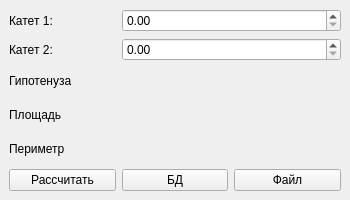
<?xml version="1.0" encoding="UTF-8"?>
<ui version="4.0">
 <class>MainWindow</class>
 <widget class="QMainWindow" name="MainWindow">
  <property name="geometry">
   <rect>
    <x>0</x>
    <y>0</y>
    <width>350</width>
    <height>200</height>
   </rect>
  </property>
  <property name="windowTitle">
   <string>Рассчет треугольников</string>
  </property>
  <property name="windowIcon">
   <iconset theme=":/newPrefix/icon.ico">
    <normaloff>.</normaloff>.</iconset>
  </property>
  <widget class="QWidget" name="centralwidget">
   <layout class="QGridLayout" name="gridLayout">
    <item row="1" column="0">
     <widget class="QLabel" name="label_2">
      <property name="text">
       <string>Катет 2:</string>
      </property>
     </widget>
    </item>
    <item row="5" column="2">
     <widget class="QPushButton" name="fileBtn">
      <property name="text">
       <string>Файл</string>
      </property>
     </widget>
    </item>
    <item row="0" column="1" colspan="2">
     <widget class="QDoubleSpinBox" name="firstSideNum"/>
    </item>
    <item row="2" column="1" colspan="2">
     <widget class="QLabel" name="Hyp">
      <property name="text">
       <string/>
      </property>
     </widget>
    </item>
    <item row="1" column="1" colspan="2">
     <widget class="QDoubleSpinBox" name="secondSideNum"/>
    </item>
    <item row="0" column="0">
     <widget class="QLabel" name="label">
      <property name="text">
       <string>Катет 1:</string>
      </property>
     </widget>
    </item>
    <item row="5" column="1">
     <widget class="QPushButton" name="databaseBtn">
      <property name="text">
       <string>БД</string>
      </property>
     </widget>
    </item>
    <item row="3" column="0">
     <widget class="QLabel" name="label_4">
      <property name="text">
       <string>Площадь</string>
      </property>
     </widget>
    </item>
    <item row="5" column="0">
     <widget class="QPushButton" name="calculateBtn">
      <property name="text">
       <string>Рассчитать</string>
      </property>
     </widget>
    </item>
    <item row="2" column="0">
     <widget class="QLabel" name="label_3">
      <property name="text">
       <string>Гипотенуза</string>
      </property>
     </widget>
    </item>
    <item row="4" column="0">
     <widget class="QLabel" name="label_5">
      <property name="text">
       <string>Периметр</string>
      </property>
     </widget>
    </item>
    <item row="3" column="1" colspan="2">
     <widget class="QLabel" name="area">
      <property name="text">
       <string/>
      </property>
     </widget>
    </item>
    <item row="4" column="1" colspan="2">
     <widget class="QLabel" name="perimetr">
      <property name="text">
       <string/>
      </property>
     </widget>
    </item>
   </layout>
  </widget>
 </widget>
 <resources>
  <include location="res.qrc"/>
 </resources>
 <connections/>
</ui>
